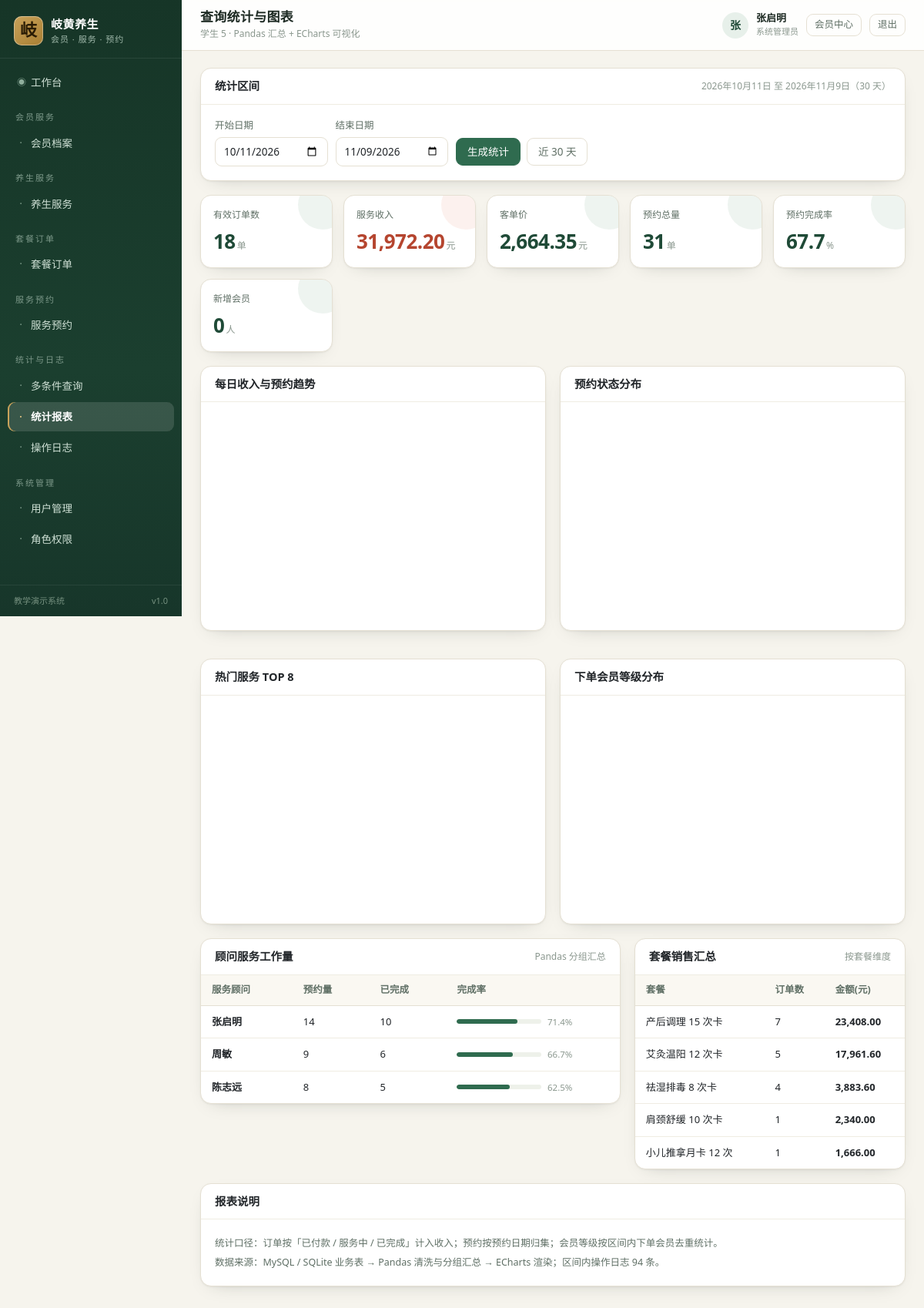
/reports/statistics/ (signed in), run on the app's committed database.
### core/models.py (models this page shows, shortened)
class Menu(models.Model):
    GROUP_CHOICES = [
        ("member", "会员服务"),
        ("service", "养生服务"),
        ("order", "套餐订单"),
        ("appointment", "服务预约"),
        ("report", "统计与日志"),
        ("system", "系统管理"),
    ]
    code = models.CharField("菜单编码", max_length=50, unique=True)
    name = models.CharField("菜单名称", max_length=50)
    url_name = models.CharField("路由名称", max_length=80)
    perm_codename = models.CharField("所需权限", max_length=100, blank=True,
                                     help_text="如 services.view_healthservice，留空表示登录即可访问")
    icon = models.CharField("图标", max_length=40, default="bi-circle")
    role_scope = models.CharField(
        "适用角色", max_length=120, blank=True,
        help_text="逗号分隔的角色编码（如 member,therapist），留空表示全部角色",
    )
    group = models.CharField("分组", max_length=20, choices=GROUP_CHOICES, default="service")
    sort_order = models.IntegerField("排序", default=0)
    is_active = models.BooleanField("启用", default=True)
    class Meta:
        verbose_name = "系统菜单"
        verbose_name_plural = "系统菜单"
        ordering = ["group", "sort_order", "id"]

### accounts/models.py (models this page shows, shortened)
class User(AbstractUser):
    ROLE_CHOICES = [
        ("admin", "系统管理员"),
        ("service_manager", "服务主管"),
        ("order_clerk", "订单专员"),
        ("therapist", "健康顾问"),
        ("reporter", "报表专员"),
        ("member", "会员"),
    ]
    ROLE_GROUP_MAP = {
        "admin": "系统管理员",
        "service_manager": "服务主管",
        "order_clerk": "订单专员",
        "therapist": "健康顾问",
        "reporter": "报表专员",
        "member": "会员",
    }
    role = models.CharField("角色", max_length=30, choices=ROLE_CHOICES, default="member")
    display_name = models.CharField("姓名", max_length=30, blank=True)
    phone = models.CharField("联系电话", max_length=20, blank=True)
    last_login_ip = models.CharField("最近登录IP", max_length=45, blank=True)
    class Meta:
        verbose_name = "系统用户"
        verbose_name_plural = "系统用户"
        ordering = ["-date_joined"]
    @property
    def is_member(self):
        return self.role == "member"

### orders/models.py (models this page shows, shortened)
class Package(models.Model):
    STATUS_CHOICES = [("on", "在售"), ("off", "停售")]
    code = models.CharField("套餐编码", max_length=20, unique=True)
    name = models.CharField("套餐名称", max_length=60)
    description = models.TextField("套餐说明", blank=True)
    price = models.DecimalField("套餐原价(元)", max_digits=10, decimal_places=2, default=0)
    member_price = models.DecimalField("会员价(元)", max_digits=10, decimal_places=2, default=0)
    valid_days = models.IntegerField("有效期(天)", default=365)
    status = models.CharField("状态", max_length=10, choices=STATUS_CHOICES, default="on")
    is_recommended = models.BooleanField("推荐套餐", default=False)
    created_at = models.DateTimeField("创建时间", auto_now_add=True)
    class Meta:
        verbose_name = "养生套餐"
        verbose_name_plural = "养生套餐"
        ordering = ["-is_recommended", "id"]

### reports/views.py (the view)
# urls.py: path("statistics/", views.StatisticsView.as_view(), name="statistics"),
class StatisticsView(PermRequiredMixin, View):
    permission_required = "core.view_statistics"
    template_name = "reports/statistics.html"
    def get(self, request):
        today = local_today()
        start = parse_date(request.GET.get("date_from"), today - timedelta(days=29))
        end = parse_date(request.GET.get("date_to"), today)
        if start > end:
            start, end = end, start
        stats = build_statistics(start, end)
        record_log(request, "查看统计报表", category="query", target_type="Report",
                   detail=f"统计区间 {start}~{end}")
        return render(request, self.template_name, {
            "stats": stats,
            "date_from": start.isoformat(),
            "date_to": end.isoformat(),
        })

### core/context_processors.py (called while the page is built)
def navigation(request):
    user = getattr(request, "user", None)
    if user is None or not user.is_authenticated:
        return {"nav_groups": [], "nav_menus": []}
    role = getattr(user, "role", "")
    menus = []
    for menu in Menu.objects.filter(is_active=True):
        if menu.role_scope and role not in [r.strip() for r in menu.role_scope.split(",") if r.strip()]:
            continue
        if not menu.perm_codename or user.has_perm(menu.perm_codename):
            menus.append(menu)
    group_labels = dict(Menu.GROUP_CHOICES)
    groups = []
    for code, label in Menu.GROUP_CHOICES:
        items = [m for m in menus if m.group == code]
        if items:
            groups.append({"code": code, "label": group_labels.get(code, label), "items": items})
    return {"nav_groups": groups, "nav_menus": menus}

### core/templatetags/ui_tags.py (called while the page is built)
@register.filter
def money(value):
    try:
        return f"{float(value):,.2f}"
    except (TypeError, ValueError):
        return "0.00"

@register.simple_tag(takes_context=True)
def active_nav(context, url_name):
    request = context.get("request")
    if not request:
        return ""
    resolver = getattr(request, "resolver_match", None)
    if not resolver:
        return ""
    current = resolver.view_name or ""
    return "active" if current == url_name or current.startswith(url_name + "_") else ""

### core/timeutil.py (called while the page is built)
def local_today():
    now = timezone.now()
    if timezone.is_aware(now):
        return timezone.localtime(now).date()
    return now.date()

### core/utils.py (called while the page is built, shortened)
def get_client_ip(request):
    forwarded = request.META.get("HTTP_X_FORWARDED_FOR")
    if forwarded:
        return forwarded.split(",")[0].strip()
    return request.META.get("REMOTE_ADDR", "")

def parse_date(value, default=None):
    if not value:
        return default

### reports/statistics.py (called while the page is built)
def _orders_df(start, end):
    rows = list(
        Order.objects.filter(created_at__date__gte=start, created_at__date__lte=end).values(
            "created_at", "pay_amount", "total_amount", "status", "quantity",
            "package__name", "member__id", "member__level", "salesperson__display_name",
        )
    )
    df = pd.DataFrame(rows)
    if not df.empty:
        df["pay_amount"] = df["pay_amount"].astype(float)
        df["total_amount"] = df["total_amount"].astype(float)
        df["date"] = pd.to_datetime(df["created_at"]).dt.date
    return df

### templates/reports/statistics.html (shortened to what this page needs)
{% extends "base.html" %}
{% load static ui_tags %}
{% block page_title %}查询统计与图表{% endblock %}
{% block breadcrumb %}<div class="crumb">学生 5 · Pandas 汇总 + ECharts 可视化</div>{% endblock %}
{% block content %}
<div class="card">
  <div class="card-head">
    <h2>统计区间</h2>
    <span class="sub">{{ stats.kpi.start }} 至 {{ stats.kpi.end }}（{{ stats.kpi.days }} 天）</span>
  </div>
  <div class="card-body">
    <form method="get" class="filter-bar">
      <div class="field">
        <label>开始日期</label>
        <input class="form-control" type="date" name="date_from" value="{{ date_from }}">
      </div>
      <div class="field">
        <label>结束日期</label>
        <input class="form-control" type="date" name="date_to" value="{{ date_to }}">
      </div>
      <div class="actions">
        <button class="btn btn-primary" type="submit">生成统计</button>
        <a class="btn btn-outline-secondary" href="{% url 'reports:statistics' %}">近 30 天</a>
      </div>
    </form>
  </div>
</div>
<div class="kpi-grid">
  <div class="kpi">
    <div class="label">有效订单数</div>
    <div class="value">{{ stats.kpi.order_count }}<span class="unit">单</span></div>
  </div>
  <div class="kpi accent">
    <div class="label">服务收入</div>
    <div class="value">{{ stats.kpi.revenue|money }}<span class="unit">元</span></div>
  </div>
  <div class="kpi">
    <div class="label">客单价</div>
    <div class="value">{{ stats.kpi.avg_order|money }}<span class="unit">元</span></div>
  </div>
  <div class="kpi">
    <div class="label">预约总量</div>
    <div class="value">{{ stats.kpi.appointment_count }}<span class="unit">单</span></div>
  </div>
  <div class="kpi">
    <div class="label">预约完成率</div>
    <div class="value">{{ stats.kpi.finish_rate }}<span class="unit">%</span></div>
  </div>
  <div class="kpi">
    <div class="label">新增会员</div>
    <div class="value">{{ stats.kpi.new_members }}<span class="unit">人</span></div>
  </div>
</div>
<div class="stat-grid">
  <div class="card">
    <div class="card-head"><h2>每日收入与预约趋势</h2></div>
    <div class="card-body"><div id="dailyChart" class="chart"></div></div>
  </div>
  <div class="card">
    <div class="card-head"><h2>预约状态分布</h2></div>
    <div class="card-body"><div id="statusChart" class="chart"></div></div>
  </div>
  <div class="card">
    <div class="card-head"><h2>热门服务 TOP 8</h2></div>
    <div class="card-body"><div id="topChart" class="chart"></div></div>
  </div>
  <div class="card">
    <div class="card-head"><h2>下单会员等级分布</h2></div>
    <div class="card-body"><div id="levelChart" class="chart"></div></div>
  </div>
</div>
<div class="detail-grid">
  <div class="card">
    <div class="card-head"><h2>顾问服务工作量</h2><span class="sub">Pandas 分组汇总</span></div>
    <div class="card-body tight table-wrap">
      <table class="data">
        <thead><tr><th>服务顾问</th><th>预约量</th><th>已完成</th><th>完成率</th></tr></thead>
        <tbody>
          {% for row in stats.therapist_rows %}
          <tr>
            <td class="strong">{{ row.name }}</td>
            <td class="num">{{ row.total }}</td>
            <td class="num">{{ row.finished }}</td>
            <td>
              <div class="item-progress" style="max-width:150px">
                <div class="progress"><span style="width:{{ row.rate }}%"></span></div>
                <small>{{ row.rate }}%</small>
              </div>
            </td>
          </tr>
          {% empty %}
          <tr><td colspan="4"><div class="empty">区间内暂无顾问数据</div></td></tr>
          {% endfor %}
        </tbody>
      </table>
    </div>
  </div>
  <div class="card">
    <div class="card-head"><h2>套餐销售汇总</h2><span class="sub">按套餐维度</span></div>
    <div class="card-body tight table-wrap">
      <table class="data">
        <thead><tr><th>套餐</th><th>订单数</th><th>金额(元)</th></tr></thead>
        <tbody>
          {% for row in stats.service_rows %}
          <tr>
            <td>{{ row.package }}</td>
            <td class="num">{{ row.count }}</td>
            <td class="num strong">{{ row.amount|money }}</td>
          </tr>
          {% empty %}
          <tr><td colspan="3"><div class="empty">区间内暂无订单数据</div></td></tr>
          {% endfor %}
        </tbody>
      </table>
    </div>
  </div>
</div>
<div class="card">
  <div class="card-head"><h2>报表说明</h2></div>
  <div class="card-body" style="font-size:12.5px;color:#5f6f65;line-height:2">
    统计口径：订单按「已付款 / 服务中 / 已完成」计入收入；预约按预约日期归集；会员等级按区间内下单会员去重统计。<br>
    数据来源：MySQL / SQLite 业务表 → Pandas 清洗与分组汇总 → ECharts 渲染；区间内操作日志 {{ stats.log_count }} 条。
  </div>
</div>
{% endblock %}

### templates/base.html (shortened to what this page needs)
{% load static ui_tags %}<!DOCTYPE html>
<html lang="zh-CN">
<head>
  <link rel="stylesheet" href="{% static 'vendor/bootstrap.min.css' %}">
  <link rel="stylesheet" href="{% static 'css/app.css' %}">
</head>
<body>
<div class="layout">
  <aside class="sidebar" id="sidebar">
    <a class="brand" href="{% url 'dashboard' %}">
      <span class="brand-mark">岐</span>
      <span class="brand-text">
        <strong>岐黄养生</strong>
        <small>会员 · 服务 · 预约</small>
      </span>
    </a>
    <nav class="nav-list">
      {% if not user.is_member %}
      <a class="nav-item {% active_nav 'dashboard' %}" href="{% url 'dashboard' %}">
        <span class="nav-icon">◉</span> 工作台
      </a>
      {% endif %}
      {% for group in nav_groups %}
        <div class="nav-group">{{ group.label }}</div>
        {% for menu in group.items %}
          <a class="nav-item {% active_nav menu.url_name %}" href="{% url menu.url_name %}">
            <span class="nav-icon">·</span> {{ menu.name }}
          </a>
        {% endfor %}
      {% endfor %}
    </nav>
    <div class="sidebar-foot">
      <span>教学演示系统</span>
      <span class="ver">v1.0</span>
    </div>
  </aside>
  <div class="main">
    <header class="topbar">
      <div class="page-heading">
        <h1>{% block page_title %}工作台{% endblock %}</h1>
        {% block breadcrumb %}{% endblock %}
      </div>
      <div class="user-box">
        <span class="avatar">{{ user.display_name|default:user.username|slice:":1" }}</span>
        <span class="user-meta">
          <strong>{{ user.display_name|default:user.username }}</strong>
          <small>{{ user.get_role_display }}</small>
        </span>
        <a class="btn btn-sm btn-outline-secondary" href="{% url 'accounts:profile' %}">会员中心</a>
        <form method="post" action="{% url 'accounts:logout' %}" class="d-inline">
          <button class="btn btn-sm btn-outline-secondary" type="submit">退出</button>
        </form>
      </div>
    </header>
    <main class="content">
      {% block content %}{% endblock %}
    </main>
  </div>
</div>
</body>
</html>

### data on the page
Menu: name "会员档案"
Menu: name "养生服务"
Menu: name "套餐订单"
Menu: name "服务预约"
Menu: name "多条件查询"
Menu: name "统计报表"
Menu: name "操作日志"
Menu: name "用户管理"
Menu: name "角色权限"
User: display_name "张", display_name "张启明", role "系统管理员"
Package: package "产后调理 15 次卡", count "7", amount "23,408.00"
Package: package "艾灸温阳 12 次卡", count "5", amount "17,961.60"
Package: package "祛湿排毒 8 次卡", count "4", amount "3,883.60"
Package: package "肩颈舒缓 10 次卡", count "1", amount "2,340.00"
Package: package "小儿推拿月卡 12 次", count "1", amount "1,666.00"

### other printed values
{{ group.label }} "会员服务" "养生服务" "套餐订单" "服务预约" "统计与日志" "系统管理"
{{ stats.kpi.start }} "2026年10月11日"
{{ stats.kpi.end }} "2026年11月9日"
{{ stats.kpi.days }} "30"
{{ stats.kpi.order_count }} "18"
{{ stats.kpi.revenue|money }} "31,972.20"
{{ stats.kpi.avg_order|money }} "2,664.35"
{{ stats.kpi.appointment_count }} "31"
{{ stats.kpi.finish_rate }} "67.7"
{{ stats.kpi.new_members }} "0"
{{ row.name }} "张启明" "周敏" "陈志远"
{{ row.total }} "14" "9" "8"
{{ row.finished }} "10" "6" "5"
{{ row.rate }} "71.4" "66.7" "62.5"
{{ stats.log_count }} "94"
